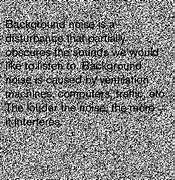
#> input picture sample2.jpeg, 175 x 180 px
$ python -i preprocessor.py   (imports and definitions only)   (older library calls are emulated)
#> lines starting #> are read from the running program, lines starting #| are printed output that depends on the picture; after the words box and inside, x2 and y2 are one past the last pixel; in counts of white or black regions, pixels touching at a corner belong together
import tempfile
import cv2
import numpy as np
from PIL import Image

IMAGE_SIZE = 1800
BINARY_THREHOLD = 180

def process_image_for_ocr():
    # TODO : Implement using opencv

    temp_filename = set_image_dpi()
    im_new = remove_noise_and_smooth(processedimg)
    return im_new

def set_image_dpi():
    im = Image.open('sample4.jpg')
    length_x, width_y = im.size
    factor = max(1, int(IMAGE_SIZE / length_x))
    size = factor * length_x, factor * width_y
    # size = (1800, 1800)
    im_resized = im.resize(size, Image.ANTIALIAS)
    temp_file = tempfile.NamedTemporaryFile(delete=False, suffix='.jpg')
    temp_filename = temp_file.name
    im_resized.save(temp_filename, dpi=(300, 300))
    return temp_filename

def image_smoothening(img):
    ret1, th1 = cv2.threshold(img, BINARY_THREHOLD, 255, cv2.THRESH_BINARY)
    ret2, th2 = cv2.threshold(th1, 0, 255, cv2.THRESH_BINARY + cv2.THRESH_OTSU)
    blur = cv2.GaussianBlur(th2, (1, 1), 0)
    ret3, th3 = cv2.threshold(blur, 0, 255, cv2.THRESH_BINARY + cv2.THRESH_OTSU)
    return th3

def remove_noise_and_smooth(file_name):
#> called with file_name = 'sample2.jpeg'
    img = cv2.imread(file_name, 0)
#> img is the input picture: shape (180, 175); min 0, max 255, mean 133.3
    filtered = cv2.adaptiveThreshold(img.astype(np.uint8), 255, cv2.ADAPTIVE_THRESH_MEAN_C, cv2.THRESH_BINARY, 41,
                                     3)
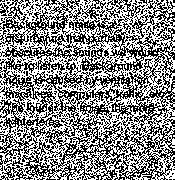
#> filtered: shape (180, 175); 53% white; black in thin lines or dots
    kernel = np.ones((1, 1), np.uint8)
    opening = cv2.morphologyEx(filtered, cv2.MORPH_OPEN, kernel)
    closing = cv2.morphologyEx(opening, cv2.MORPH_CLOSE, kernel)
    img = image_smoothening(img)
#> in image_smoothening, `ret1, th1 = cv2.threshold(img, BINARY_THREHOLD, 255, cv2.THRESH_BINARY)`:
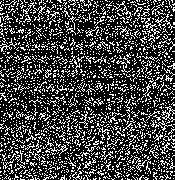
#> th1: shape (180, 175); 26.2% white in thin lines or dots
#> in image_smoothening, `ret1, th1 = cv2.threshold(img, BINARY_THREHOLD, 255, cv2.THRESH_BINARY)`: ret1 = 180
#> in image_smoothening, `ret2, th2 = cv2.threshold(th1, 0, 255, cv2.THRESH_BINARY + cv2.THRESH_..`: ret2 = 0
    or_image = cv2.bitwise_or(img, closing)
    return or_image

>>> result = remove_noise_and_smooth('sample2.jpeg')

$ run again, on sample1.png
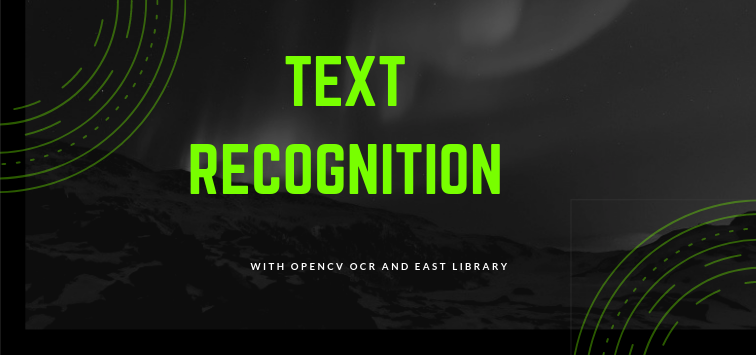
#> input picture sample1.png, 756 x 355 px
#> in remove_noise_and_smooth, `filtered = cv2.adaptiveThreshold(img.astype(np.uint8), 255, cv2.ADAPTI..`:
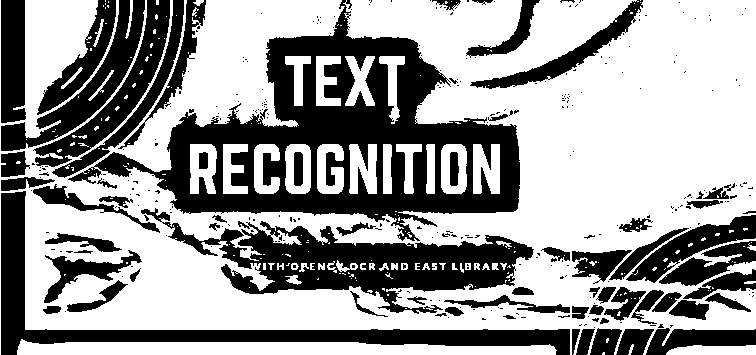
#> filtered: shape (355, 756); 61.2% white; 335 black regions (268 under 20 px), largest, box (x1, y1, x2, y2) and area: (68, 0, 520, 241) 33955, (141, 208, 534, 314) 14110, (1, 191, 570, 355) 11240
#> in image_smoothening, `ret1, th1 = cv2.threshold(img, BINARY_THREHOLD, 255, cv2.THRESH_BINARY)`:
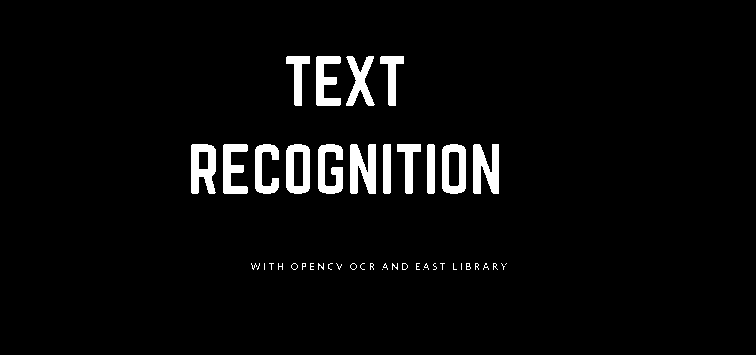
#> th1: shape (355, 756); 4.1% white; 46 white regions (28 under 20 px), largest, box (x1, y1, x2, y2) and area: (350, 144, 376, 194) 968, (473, 144, 499, 194) 941, (191, 144, 216, 194) 904
#> ret1 = 180
#> ret2 = 0

$ run again, on sample6.jpg
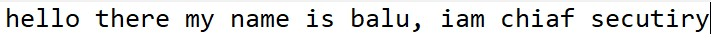
#> input picture sample6.jpg, 711 x 47 px
#> in remove_noise_and_smooth, `filtered = cv2.adaptiveThreshold(img.astype(np.uint8), 255, cv2.ADAPTI..`:
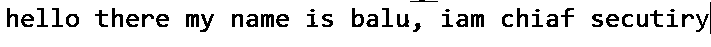
#> filtered: shape (47, 711); 89.3% white; 45 black regions (4 under 20 px), largest, box (x1, y1, x2, y2) and area: (186, 14, 199, 27) 127, (261, 14, 274, 27) 126, (471, 14, 484, 27) 126
#> in image_smoothening, `ret1, th1 = cv2.threshold(img, BINARY_THREHOLD, 255, cv2.THRESH_BINARY)`:
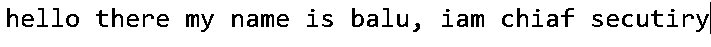
#> th1: shape (47, 711); 90.7% white; black in thin lines or dots, all inside (x1, y1, x2, y2) = (7, 2, 711, 34)
#> ret1 = 180
#> ret2 = 0

$ run again, on sample_0.jpg
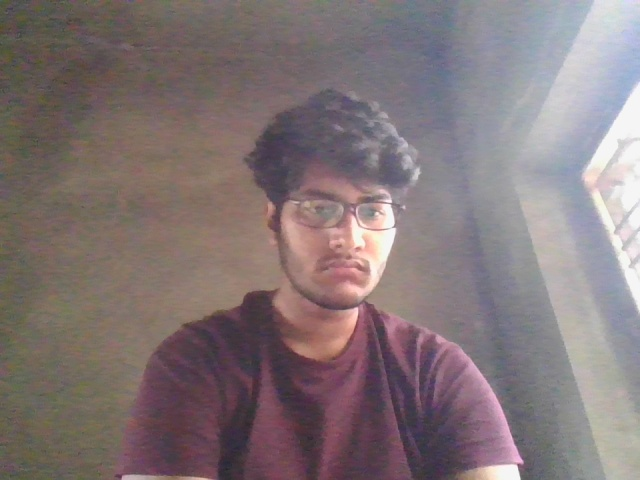
#> input picture sample_0.jpg, 640 x 480 px
#> filtered: shape (480, 640); 66.3% white; 2428 black regions (2108 under 20 px), largest, box (x1, y1, x2, y2) and area: (91, 88, 511, 480) 43422, (435, 190, 606, 480) 11211, (521, 58, 640, 364) 9293
#> in image_smoothening, `ret1, th1 = cv2.threshold(img, BINARY_THREHOLD, 255, cv2.THRESH_BINARY)`:
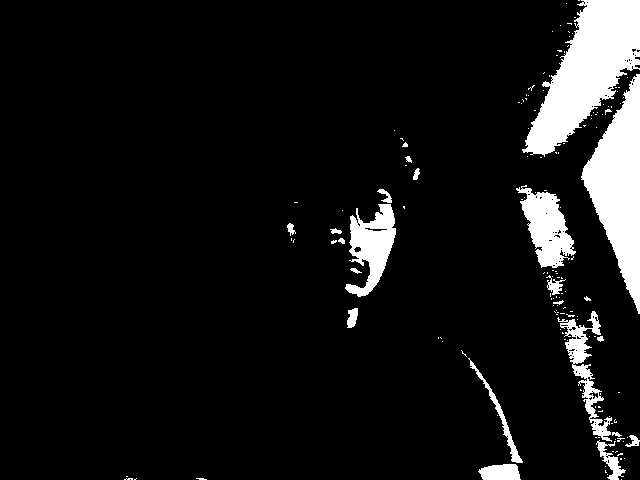
#> th1: shape (480, 640); 8.4% white; 152 white regions (129 under 20 px), largest, box (x1, y1, x2, y2) and area: (522, 0, 640, 157) 9072, (581, 74, 640, 314) 7249, (516, 185, 576, 268) 2580
#> ret1 = 180
#> ret2 = 0
#> in remove_noise_and_smooth, `or_image = cv2.bitwise_or(img, closing)`:
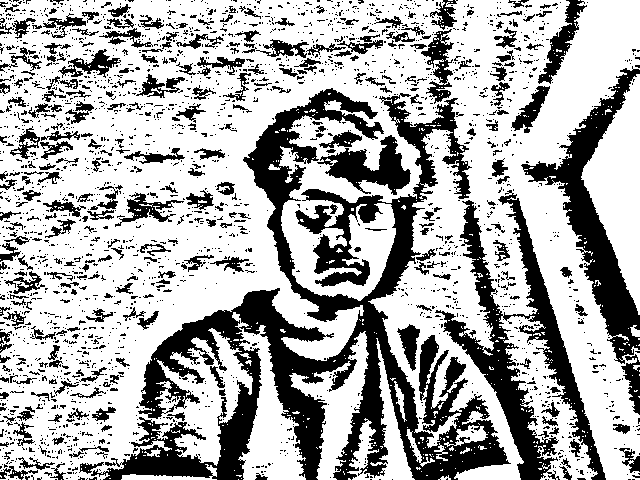
#> or_image: shape (480, 640); 67.4% white; 2394 black regions (2079 under 20 px), largest, box (x1, y1, x2, y2) and area: (91, 88, 511, 480) 43306, (435, 190, 606, 480) 11211, (521, 66, 640, 364) 8359
